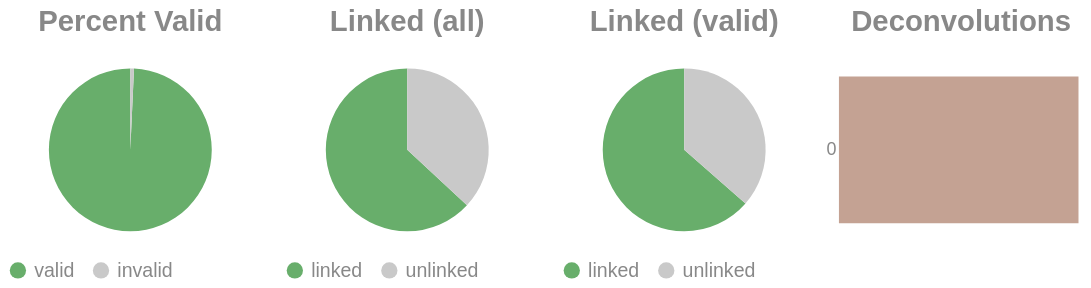

The notebook cell saved with this chart:
### Code cell
if SKIPLR:
    pass
else:
    clash = Counter()
    for i in valids['molecule'].to_list():
        _mol = i.split("-")
        if len(_mol) == 1:
            clash.update('0')
        else:
            clash.update(_mol[-1])

    _d = {"deconvolutions": [], 'count': []}
    for k,v in clash.items():
        _d['deconvolutions'].append(k)
        _d['count'].append(v)

    tot_valid = valids['reads'].sum()
    mask = valids['reads'] >= 2
    n_linked_reads = valids.filter(mask)['reads'].sum()
    if n_linked_reads == 0:
        print_html("No linked molecules (>=2 reads) were detected; skipping linked-only distributions.")
        SKIPLR = True
    else:
        perc_valid = round(tot_valid / n_reads, 4)
        linked_perc_abs = round(n_linked_reads / n_reads, 4)
        linked_perc = round(n_linked_reads / tot_valid, 4)

    _valid = pl.DataFrame({"valids": ['valid', 'invalid'], "count": [tot_valid, n_reads - tot_valid]})
    _linked_abs = pl.DataFrame({"linked (absolute)": ['linked', 'unlinked'], "count": [n_linked_reads, n_reads - n_linked_reads]})
    _linked_rel = pl.DataFrame({"linked (valids)": ['linked', 'unlinked'], "count": [n_linked_reads, tot_valid - n_linked_reads]})

    (
        alt.hconcat(
            piechart(_valid, goodval = 'valid', title = "Percent Valid"),
            piechart(_linked_abs, goodval = "linked", title =  "Linked (all)"),
            piechart(_linked_rel, goodval = "linked", title =  "Linked (valid)"),
            convolutionbar(pl.DataFrame(_d), title = "Deconvolutions"),
            center = True,
            bounds = 'flush'
        )
        .resolve_scale(color='independent')
        .resolve_legend('independent')
        .properties(usermeta={'embedOptions': {"actions": False}})
    ).display()

### Figure 1 — Vega-Lite specification as saved in the notebook (floating-point values rounded to 4 significant figures)
{"width": "container", "height": 400, "config": {"title": {"anchor": "start", "dy": -15, "fontSize": 18, "color": "#888888", "subtitleColor": "#888888", "subtitleFontSize": 14}, "arc": {"fill": "#0072B2"}, "axis": {"domainColor": "#888888", "domainWidth": 0.5, "gridWidth": 0.2, "grid": false, "titleFontWeight": 400, "titleFontSize": 15, "labelFontSize": 11, "labelColor": "#888888", "tickColor": "#888888", "tickWidth": 0.2, "titleColor": "#888888"}, "axisBand": {"grid": false}, "axisX": {"grid": true, "tickSize": 10, "domainCap": "round"}, "axisY": {"domain": false, "grid": true, "tickSize": 0, "domainCap": "round"}, "background": "transparent", "header": {"labelFontSize": 15, "labelColor": "#888888", "titleFontSize": 15, "titleFontWeight": 600, "titleColor": "#888888"}, "legend": {"labelFont": "sans-serif", "labelFontSize": 12, "labelColor": "#888888", "symbolSize": 100, "symbolType": "circle", "titleFontSize": 12, "titlePadding": 10, "titleColor": "#888888", "title": null}, "range": {"category": ["#E69F00", "#56B4E9", "#009E73", "#F0E442", "#0072B2", "#D55E00", "#CC79A7", "#000000"], "diverging": ["#cfe8f3", "#a2d4ec", "#73bfe2", "#46abdb", "#1696d2", "#12719e"]}, "area": {"fill": "#0072B2", "fillOpacity": 0.7, "line": true, "strokeOpacity": 0.7}, "line": {"color": "#0072B2", "stroke": "#0072B2", "strokeWidth": 2}, "trail": {"color": "#0072B2", "stroke": "#0072B2", "strokeWidth": 0, "size": 1}, "point": {"filled": true, "fillOpacity": 1.0, "size": 95}, "text": {"color": "#888888", "fontSize": 11, "align": "right", "fontWeight": 400, "size": 11}, "bar": {"fill": "#0072B2", "stroke": null}, "view": {"stroke": null, "continuousWidth": 660, "continuousHeight": 400}}, "hconcat": [{"data": {"name": "data-e383570ba84e753462bc182d55fd1235"}, "mark": {"type": "arc"}, "encoding": {"color": {"field": "valids", "legend": {"orient": "bottom", "title": null}, "scale": {"domain": ["valid", "invalid"], "range": ["#68ae6b", "#C9C9C9"]}, "title": "Valids", "type": "nominal"}, "theta": {"field": "count", "type": "quantitative"}, "tooltip": [{"field": "valids", "title": "Valids", "type": "ordinal"}, {"field": "percent", "format": ".2%", "title": "Percent", "type": "quantitative"}, {"field": "count", "title": "Count", "type": "quantitative"}]}, "height": 100, "title": {"text": "Percent Valid", "align": "center", "anchor": "middle"}, "transform": [{"calculate": "datum.count / 3807171", "as": "percent"}], "width": 150}, {"data": {"name": "data-925d87bce19e49583e2b712314500421"}, "mark": {"type": "arc"}, "encoding": {"color": {"field": "linked (absolute)", "legend": {"orient": "bottom", "title": null}, "scale": {"domain": ["linked", "unlinked"], "range": ["#68ae6b", "#C9C9C9"]}, "title": "Linked (Absolute)", "type": "nominal"}, "theta": {"field": "count", "type": "quantitative"}, "tooltip": [{"field": "linked (absolute)", "title": "Linked (Absolute)", "type": "ordinal"}, {"field": "percent", "format": ".2%", "title": "Percent", "type": "quantitative"}, {"field": "count", "title": "Count", "type": "quantitative"}]}, "height": 100, "title": {"text": "Linked (all)", "align": "center", "anchor": "middle"}, "transform": [{"calculate": "datum.count / 3807171", "as": "percent"}], "width": 150}, {"data": {"name": "data-428547c9e327ebf0d8a6310f6a190c37"}, "mark": {"type": "arc"}, "encoding": {"color": {"field": "linked (valids)", "legend": {"orient": "bottom", "title": null}, "scale": {"domain": ["linked", "unlinked"], "range": ["#68ae6b", "#C9C9C9"]}, "title": "Linked (Valids)", "type": "nominal"}, "theta": {"field": "count", "type": "quantitative"}, "tooltip": [{"field": "linked (valids)", "title": "Linked (Valids)", "type": "ordinal"}, {"field": "percent", "format": ".2%", "title": "Percent", "type": "quantitative"}, {"field": "count", "title": "Count", "type": "quantitative"}]}, "height": 100, "title": {"text": "Linked (valid)", "align": "center", "anchor": "middle"}, "transform": [{"calculate": "datum.count / 3779686", "as": "percent"}], "width": 150}, {"data": {"name": "data-7870bd772ebd11929e0ba89feeb195bb"}, "mark": {"type": "bar"}, "encoding": {"color": {"field": "deconvolutions", "legend": null, "scale": {"scheme": "lightgreyred"}, "type": "nominal"}, "tooltip": [{"field": "deconvolutions", "title": "Deconvolutions", "type": "ordinal"}, {"field": "percent", "format": ".2%", "title": "Percent", "type": "quantitative"}, {"field": "count", "title": "Count", "type": "quantitative"}], "x": {"axis": null, "field": "count", "type": "quantitative"}, "y": {"field": "deconvolutions", "sort": "ascending", "title": null, "type": "nominal"}}, "height": 100, "title": {"text": "Deconvolutions", "align": "center", "anchor": "middle"}, "transform": [{"calculate": "datum.count / 1960820", "as": "percent"}], "width": 150}], "bounds": "flush", "center": true, "resolve": {"legend": {"angle": "independent"}, "scale": {"color": "independent"}}, "usermeta": {"embedOptions": {"actions": false}}, "$schema": "https://vega.github.io/schema/vega-lite/v6.1.0.json", "datasets": {"data-e383570ba84e753462bc182d55fd1235": [{"valids": "valid", "count": 3779686}, {"valids": "invalid", "count": 27485}], "data-925d87bce19e49583e2b712314500421": [{"linked (absolute)": "linked", "count": 2402295}, {"linked (absolute)": "unlinked", "count": 1404876}], "data-428547c9e327ebf0d8a6310f6a190c37": [{"linked (valids)": "linked", "count": 2402295}, {"linked (valids)": "unlinked", "count": 1377391}], "data-7870bd772ebd11929e0ba89feeb195bb": [{"deconvolutions": "0", "count": 1960820}]}}
